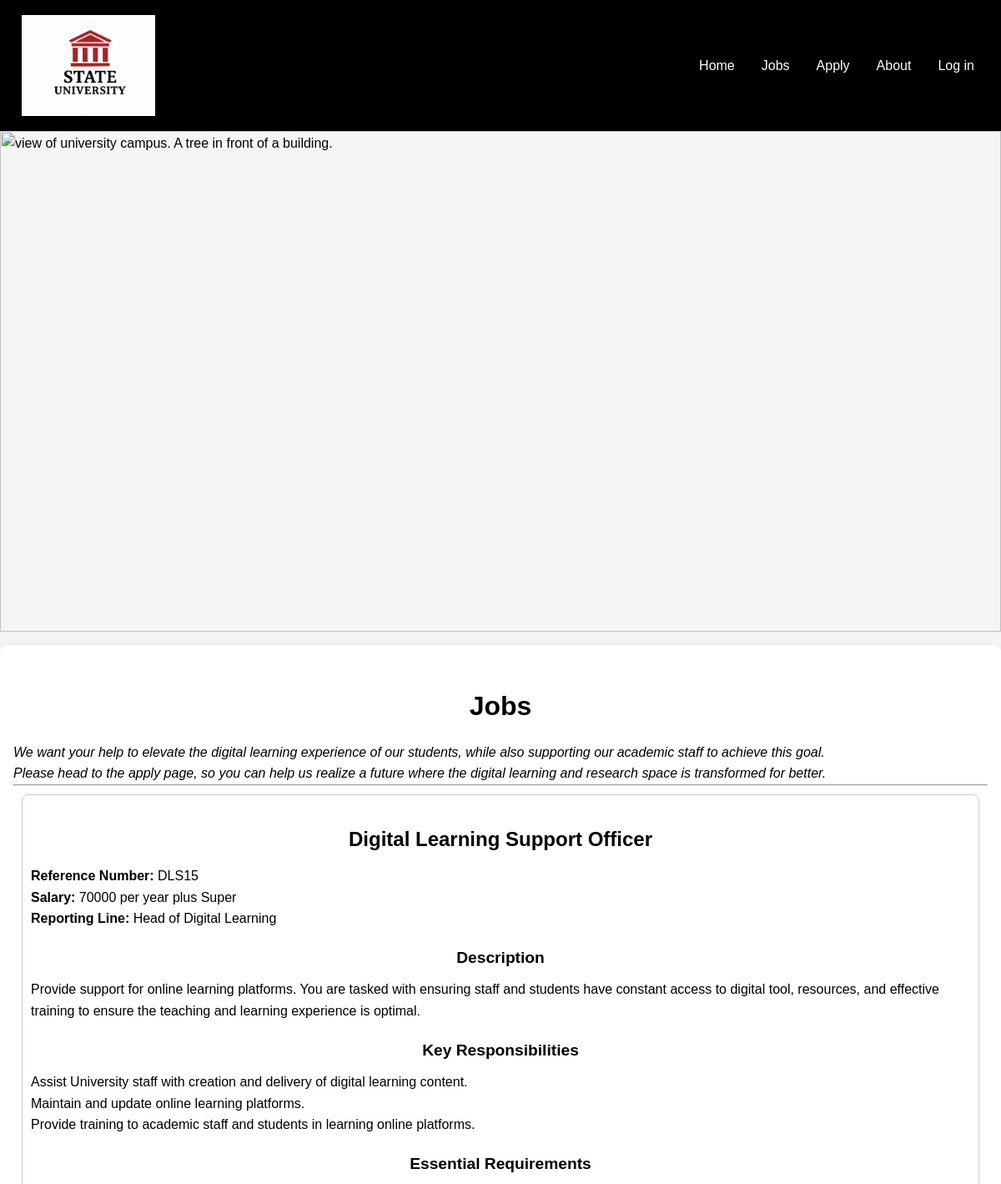
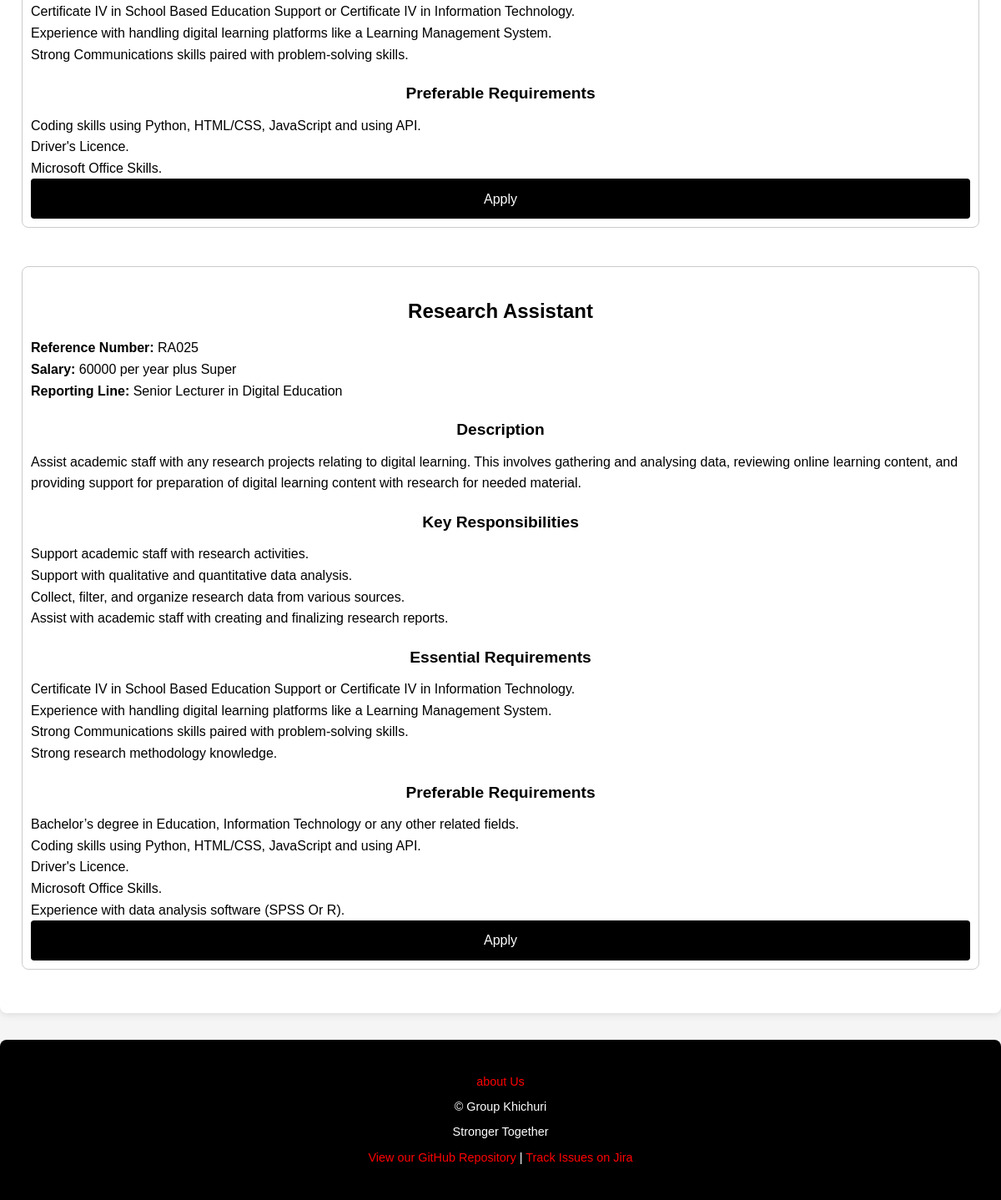
/jobs.php, run on the app's committed database (2 pictures, top to bottom).
### tables this page shows
CREATE TABLE `jobs` (
  `title` text NOT NULL,
  `ref_num` varchar(5) NOT NULL,
  `salary` int(11) DEFAULT NULL,
  `report_line` text DEFAULT NULL,
  `description` text DEFAULT NULL,
  `index` int(11) NOT NULL
);

CREATE TABLE `responsibility` (
  `resp_id` int(11) NOT NULL,
  `resp_item` varchar(255) DEFAULT NULL,
  `ref_num` varchar(5) DEFAULT NULL
);

CREATE TABLE `essential` (
  `esse_id` int(11) NOT NULL,
  `esse_item` varchar(255) DEFAULT NULL,
  `ref_num` varchar(5) DEFAULT NULL
);

CREATE TABLE `preferable` (
  `pref_id` int(11) NOT NULL,
  `pref_item` varchar(255) DEFAULT NULL,
  `ref_num` varchar(5) DEFAULT NULL
);

### jobs.php (the view, shortened to what this page needs)
<?php include 'header.inc'; ?>
<?php include 'nav.inc'; ?>
<img src="images/university_1.jpg" alt="view of university campus. A tree in front of a building."
    title="State University" class="theme_image">
<main id="main-content" role="main">
    <h1 id="job_page_heading">Jobs</h1>
    <article aria-labelledby="job_page_heading">
        <aside style="font-style: italic;">
            <p>We want your help to elevate the digital learning experience of our students, while also supporting our
                academic staff to achieve this goal. </p>
            <p>Please head to the apply page, so you can help us realize a future where the digital learning and research
                space is transformed for better. </p>
        </aside>
        <hr>
        <?php
        require_once "settings.php";
        $dbconn = @mysqli_connect($host, $username, $password, $dbname);
        if ($dbconn) {
            $query = "SELECT * FROM jobs";
            $result = mysqli_query($dbconn, $query);
            if ($result && mysqli_num_rows($result) > 0) {
                while ($row = mysqli_fetch_assoc($result)) {
                    $title = htmlspecialchars($row['title']);
                    $ref_num = mysqli_real_escape_string($dbconn, $row['ref_num']);
                    echo "<section class='job_section' aria-labelledby='$title'>";
                    echo "<h2 id='$title'>$title</h2>";
                    echo "<p><strong>Reference Number: </strong>" . htmlspecialchars($row['ref_num']) . "</p>";
                    echo "<p><strong>Salary: </strong>" . htmlspecialchars($row['salary']) . " per year plus Super</p>";
                    echo "<p><strong>Reporting Line: </strong>" . htmlspecialchars($row['report_line']) . "</p>";
                    echo "<h3>Description</h3>";
                    echo "<p>" . htmlspecialchars($row['description']) . "</p>";
                    echo "<h3>Key Responsibilities</h3>";
                    $resp_query = "SELECT * FROM responsibility WHERE ref_num='$ref_num'";
                    $resp_result = mysqli_query($dbconn, $resp_query);
                    if ($resp_result && mysqli_num_rows($resp_result) > 0) {
                        echo "<ul>";
                        while ($item = mysqli_fetch_assoc($resp_result)) {
                            echo "<li>" . htmlspecialchars($item['resp_item']) . "</li>";
                        }
                        echo "</ul>";
                    } else {
                        echo "<p>No responsibilities listed.</p>";
                    }
                    echo "<h3>Essential Requirements</h3>";
                    $esse_query = "SELECT * FROM essential WHERE ref_num='$ref_num'";
                    $esse_result = mysqli_query($dbconn, $esse_query);
                    if ($esse_result && mysqli_num_rows($esse_result) > 0) {
                        echo "<ol>";
                        while ($item = mysqli_fetch_assoc($esse_result)) {
                            echo "<li>" . htmlspecialchars($item['esse_item']) . "</li>";
                        }
                        echo "</ol>";
                    } else {
                        echo "<p>No essential requirements listed.</p>";
                    }
                    echo "<h3>Preferable Requirements</h3>";
                    $pref_query = "SELECT * FROM preferable WHERE ref_num='$ref_num'";
                    $pref_result = mysqli_query($dbconn, $pref_query);
                    if ($pref_result && mysqli_num_rows($pref_result) > 0) {
                        echo "<ul>";
                        while ($item = mysqli_fetch_assoc($pref_result)) {
                            echo "<li>" . htmlspecialchars($item['pref_item']) . "</li>";
                        }
                        echo "</ul>";
                    } else {
                        echo "<p>No prefereable requirements listed.</p>";
                    }
                    echo "<div><p class='button' ><a href='apply.php'/ style='color: #fff; text-decoration: none;'>Apply</a></p></div>";
                    echo "</section><br>";
                }
            } else {
                echo "<p>There are no jobs to display.</p>";
            }
        } else {
            echo "<p>Unable to connect to the database.</p>";
        }
        ?>
    </article>
</main>
<?php include 'footer.inc'; ?>

### styles/style.css (style rules this page uses)
* { box-sizing: border-box; margin: 0; padding: 0; }
.theme_image, #campus_2, .hero-image { width: 100%; height: auto; display: block; border: none; object-fit: cover; }
h1, h2, h3 { margin: 1em 0 0.5em; text-align: center; font-weight: bold; }
h1 { font-size: 2em; }
h2 { font-size: 1.5em; }
h3 { font-size: 1.2em; }
.job_section { margin: 10px; padding: 10px; border: 1px solid #ccc; border-radius: 0.5em; }
.job_section div { text-align: center; color: #fff; }
.job_section ul, .job_section ol { list-style-type: none; }
.button, input[type="submit"], input[type="reset"] { background-color: #000; color: #fff; border: none; padding: 0.7em 1.5em; font-size: 1em; border-radius: 4px; cursor: pointer; transition: background-color 0.3s ease; text-decoration: none; }
main { background-color: #fff; padding: 2em; margin: 1em 0; border-radius: 8px; box-shadow: 0 2px 10px rgba(0, 0, 0, 0.1); }

### styles/responsive.css (style rules this page uses)
@media screen and (min-width: 769px) { .theme_image { display: block; width: 100%; max-height: calc(100vh - 200px); } }
@media screen and (min-width: 769px) { article { min-width: 600px; } }
@media screen and (min-width: 769px) { main { padding: 1em; } }

### data on the page
jobs: title "Digital Learning Support Officer", ref_num "DLS15", salary "70000", report_line "Head of Digital Learning", description "Provide support for online learning platforms. You are tasked with ensuring staff and students have constant access to digital tool, resources, and effective training to ensure the teaching and learning experience is optimal."
responsibility: resp_item "Assist University staff with creation and delivery of digital learning content."
responsibility: resp_item "Maintain and update online learning platforms."
responsibility: resp_item "Provide training to academic staff and students in learning online platforms."
essential: esse_item "Certificate IV in School Based Education Support or Certificate IV in Information Technology."
essential: esse_item "Experience with handling digital learning platforms like a Learning Management System."
essential: esse_item "Strong Communications skills paired with problem-solving skills."
preferable: pref_item "Coding skills using Python, HTML/CSS, JavaScript and using API."
preferable: pref_item "Driver's Licence."
preferable: pref_item "Microsoft Office Skills."
jobs: title "Research Assistant", ref_num "RA025", salary "60000", report_line "Senior Lecturer in Digital Education", description "Assist academic staff with any research projects relating to digital learning. This involves gathering and analysing data, reviewing online learning content, and providing support for preparation of digital learning content with research for needed material."
responsibility: resp_item "Support academic staff with research activities."
responsibility: resp_item "Support with qualitative and quantitative data analysis."
responsibility: resp_item "Collect, filter, and organize research data from various sources."
responsibility: resp_item "Assist with academic staff with creating and finalizing research reports."
essential: esse_item "Certificate IV in School Based Education Support or Certificate IV in Information Technology."
essential: esse_item "Experience with handling digital learning platforms like a Learning Management System."
essential: esse_item "Strong Communications skills paired with problem-solving skills."
essential: esse_item "Strong research methodology knowledge."
preferable: pref_item "Bachelor’s degree in Education, Information Technology or any other related fields."
preferable: pref_item "Coding skills using Python, HTML/CSS, JavaScript and using API."
preferable: pref_item "Driver's Licence."
preferable: pref_item "Microsoft Office Skills."
preferable: pref_item "Experience with data analysis software (SPSS Or R)."
